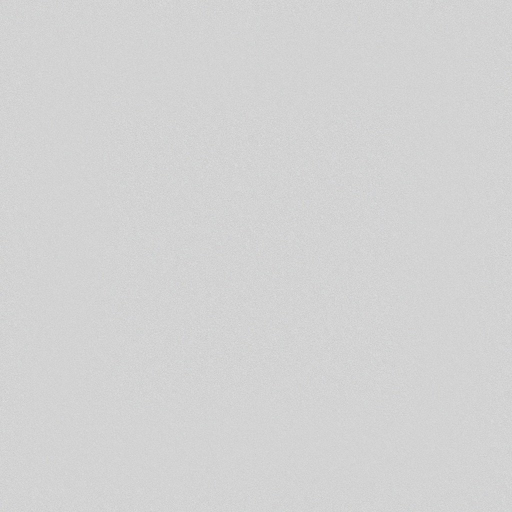
#> input picture art/comfy/picked/epoxy_floor.jpg, 1024 x 1024 px, found by its file name (shown at 1/2 size); its folder holds only this picture in this run
$ python make-surface-maps.py
#> lines starting #> are read from the running program, lines starting #| are printed output that depends on the picture
"""Make the garage's surface maps from the picked ComfyUI albedos, for the live scene.

usage: python3 -I scripts/make-surface-maps.py

The picked epoxy is almost uniform (std-dev 4/255), so on screen the floor read as a flat grey sheet.
From art/comfy/picked/{epoxy_floor,wall_panel}.jpg this writes to public/garage/:
  floor_albedo.webp  speckle lifted out of the flat albedo, a touch darker so the LED reflections read
  floor_rough.webp   roughness: glossy epoxy broken up by speckle and large soft wear patches
  floor_normal.webp  fine relief from the speckle (512 px)
  wall_normal.webp   relief of the acoustic panels
All filtering is periodic (FFT), so the tiles stay seamless.
"""
from pathlib import Path

import numpy as np
from PIL import Image

SRC = Path("art/comfy/picked")
OUT = Path("public/garage")
SIZE = 1024


def load(name: str) -> np.ndarray:
#> called with name = 'epoxy_floor'
    return np.asarray(Image.open(SRC / f"{name}.jpg").convert("RGB").resize((SIZE, SIZE), Image.LANCZOS), dtype=np.float64) / 255


def blur(a: np.ndarray, sigma: float) -> np.ndarray:
    """Gaussian blur with wrap-around edges (multiplication in the frequency domain)."""
    f = np.fft.fftfreq(a.shape[0])
    g = np.exp(-2 * (np.pi * sigma) ** 2 * (f[:, None] ** 2 + f[None, :] ** 2))
    return np.real(np.fft.ifft2(np.fft.fft2(a) * g))


def noise(sigma: float, seed: int) -> np.ndarray:
    """Seamless soft noise in -1..1."""
    n = blur(np.random.default_rng(seed).standard_normal((SIZE, SIZE)), sigma)
    return n / np.abs(n).max()


def normal_map(height: np.ndarray, strength: float) -> np.ndarray:
    dx = (np.roll(height, -1, 1) - np.roll(height, 1, 1)) * strength
    dy = (np.roll(height, -1, 0) - np.roll(height, 1, 0)) * strength
    n = np.stack([-dx, -dy, np.ones_like(height)], -1)
    n /= np.linalg.norm(n, axis=-1, keepdims=True)
    return n * 0.5 + 0.5


def save(a: np.ndarray, name: str, quality: int = 85, size: int = SIZE) -> None:
    img = Image.fromarray((np.clip(a, 0, 1) * 255).round().astype(np.uint8)).resize((size, size), Image.LANCZOS)
    path = OUT / f"{name}.webp"
    img.save(path, "WEBP", quality=quality, method=6)
    print(f"{path} {path.stat().st_size // 1024} KB")


floor = load("epoxy_floor")
luma = floor.mean(-1)
speckle = luma - blur(luma, 6)
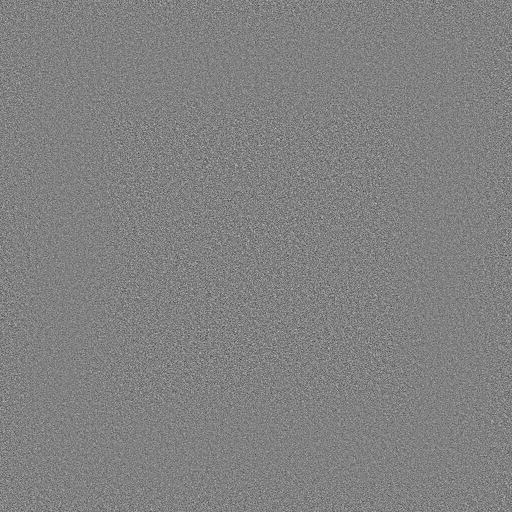
#> speckle: shape (1024, 1024) float64 (shown at 1/2 size); min -0.0845, max 0.0822, mean -1.56e-18; drawn with min black and max white
speckle /= np.abs(speckle).max()
wear = noise(60, 7)
# albedo: the original grey, lifted speckle, faint large-scale variation
albedo = floor * 0.86 + speckle[..., None] * 0.07 + wear[..., None] * 0.025
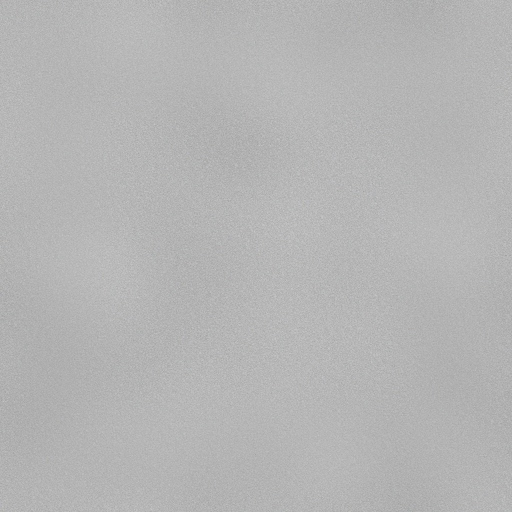
#> albedo: shape (1024, 1024, 3) float64 (shown at 1/2 size); mean R, G, B 0.709, 0.709, 0.709
save(albedo, "floor_albedo")
#> (the run stopped early here; a loop or call above may not have finished)
